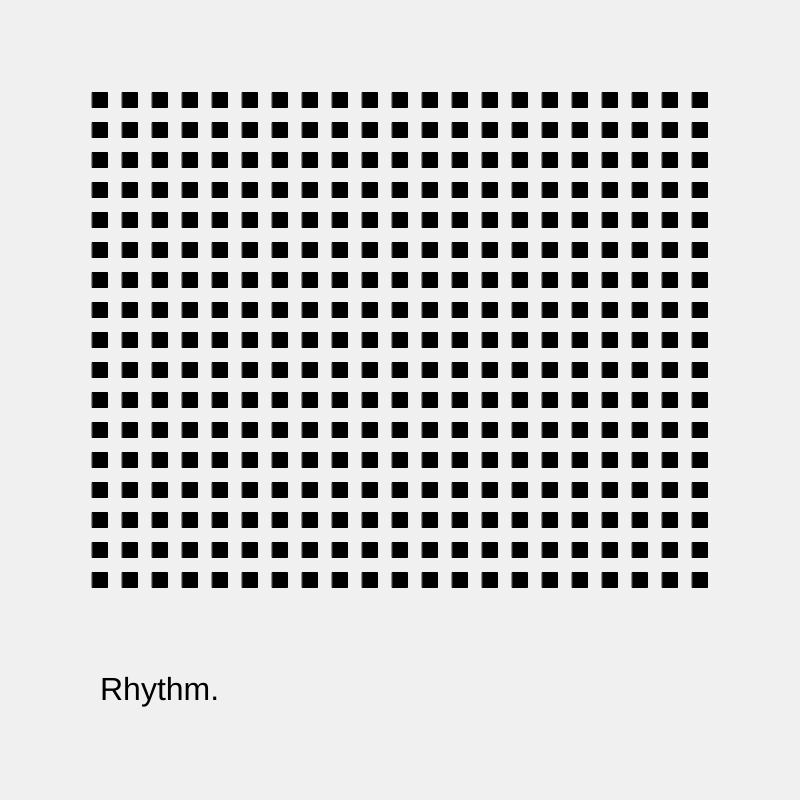
Frame 1 (no input)
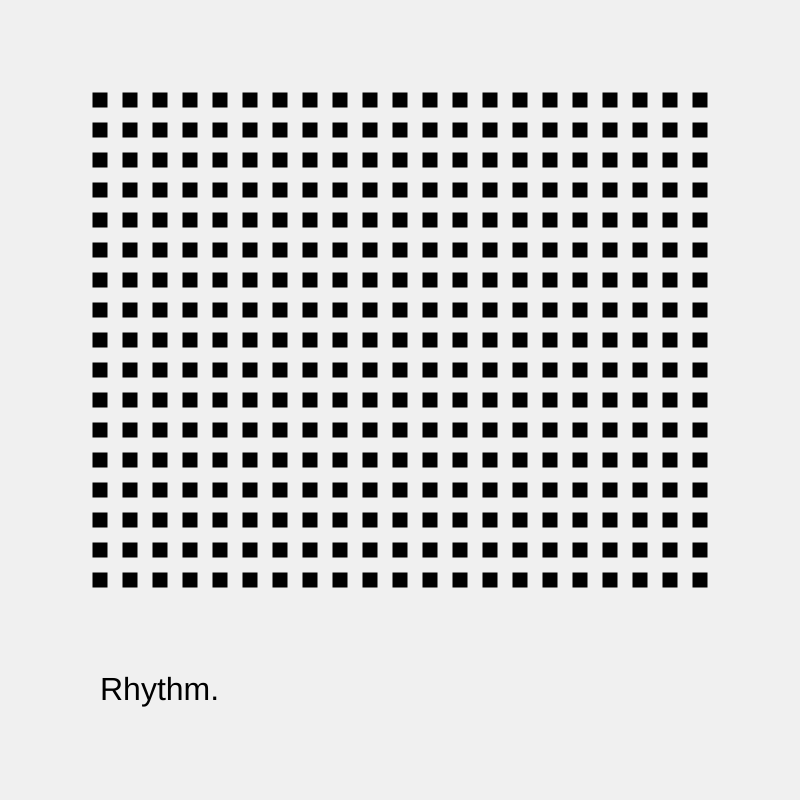
Frame 2 (the mouse pressed at the canvas centre, redrawn once)

The p5.js sketch that drew these frames (run headless with seeded random() and noise() and a simulated clock; the mouse was pressed at the canvas centre and the sketch redrawn once):

// p5.js sketch
// ── sketch.js
let r, g, b;
let thickness;
let shapeSize;

function setup() {
  createCanvas(800, 800);
  r = 0;
  g = 0;
  b = 0;
  thickness = 1;
  shapeSize = 15;
}

function draw() {
  background(240);

  let gridSize = 30;
  for (let y = 100; y <= 600; y += gridSize) {
    for (let x = 100; x <= 700; x += gridSize) {
      // r = map(y, 100, 600, 0, 255);
      // g = map(y, 100, 600, 0, 255);
      // b = map(y, 100, 600, 0, 255);

      fill(r, g, b);

      // if (random() < 0.50) {
      //   noStroke();
      //   fill(r, g, b);
      // } else {
      //   noFill();
      //   stroke(r, g, b);
      // }

      // thickness = map(y, 100, 600, 1, 8);
      // strokeWeight(thickness);

      // shapeSize = random(3, 25);
      // shapeSize = map(y, 100, 600, 20, 5);

      rectMode(CENTER);
      rect(x, y, shapeSize, shapeSize);
      // circle(x, y, shapeSize);
    }
  }

  fill(0);
  noStroke();
  textSize(32);
  text("Rhythm.", 100, 700);

  noLoop();
}
